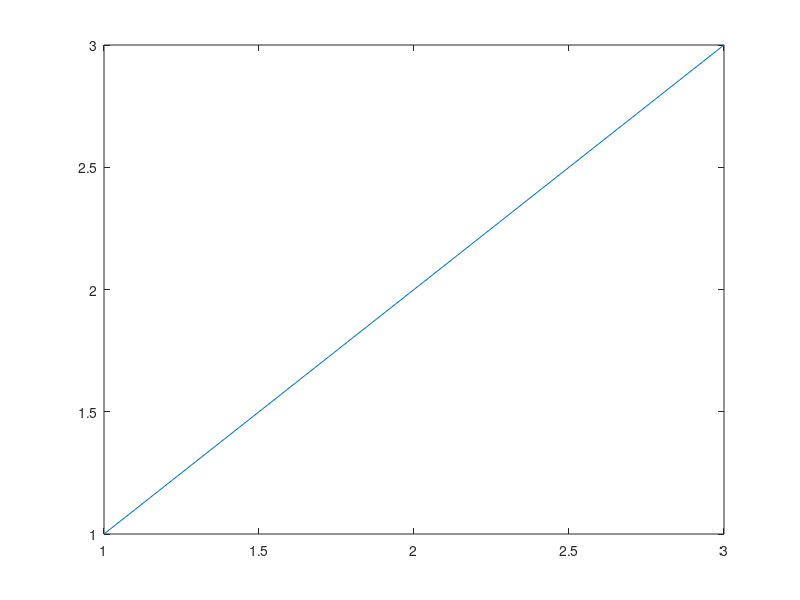

Source code (MATLAB): (Note: this script raises an error after producing the figure.)
function func12
%FUNC12: Marks a spot on a simple graph
p=[1 2 3];
q=[1 2 3];
plot(p,q);
hold on
disp('Click on the point where you want to plot an x')
[x, y]=ginput(1); %Gives x and y coordinates to point
plot(x,y,'Xk')
end